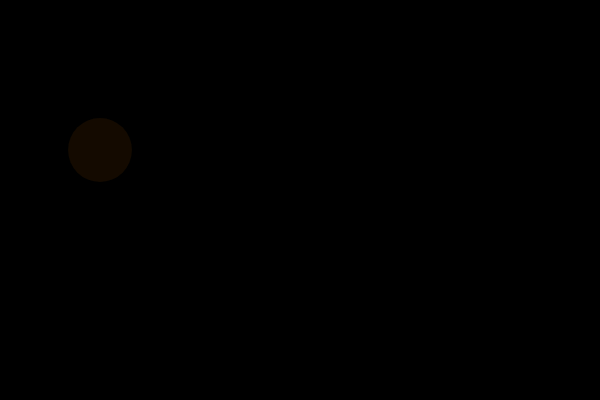
Frame 1 (no input)
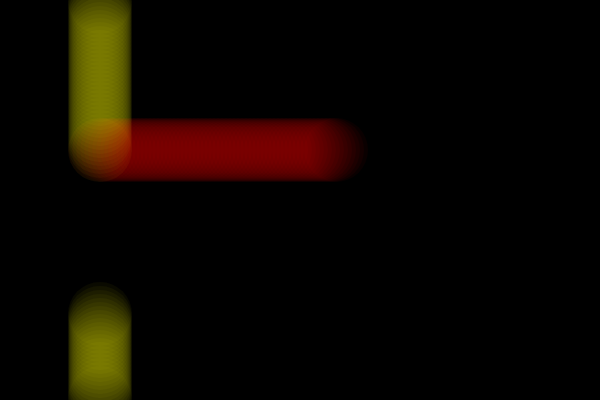
Frame 60 (no input)
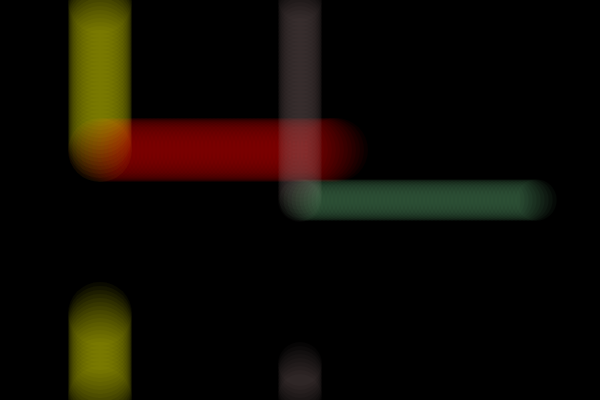
Frame 120 (the mouse pressed at the canvas centre since frame 60)

The p5.js sketch that drew these frames (run headless with seeded random() and noise() and a simulated clock; from frame 60 on, the mouse is pressed at the canvas centre):

// p5.js sketch
// ── sketch.js
// https://editor.p5js.org/jht1493/sketches/7VFns9ZeO
// circleX function color
let aCircle = {
  x: 100, y: 150, sx: 4, sy: 0,
  d: 64, c: [255,0,0,10],
};
let bCircle = {
  x: 100, y: 150, sx: 0, sy: -4,
  d: 64, c: [255,255,0,10],
};
function setup() {
  let aCanvas = createCanvas(600, 400);
  aCanvas.mousePressed(function () {
    circleMouseXY(aCircle)      // aCircle
    circleRandomSize(aCircle);
    circleRandomColor(aCircle);
    circleMouseXY(bCircle)      // bCircle
    circleRandomSize(bCircle);
    circleRandomColor(bCircle);
  })
  createButton('backg 0').mousePressed(function() {
    background(0);
  });
  createButton('jump').mousePressed(function() {
    circleJump(aCircle);         // aCircle
    circleRandomSize(aCircle);
    circleJump(bCircle);         // bCircle
    circleRandomSize(bCircle);
  });
  background(0);
  noStroke();
}
function draw() {
  circleDraw(aCircle);
  circleDraw(bCircle)
}
function circleDraw(circle1) {
  fill(circle1.c, circle1.c, circle1.c, circle1.a);
  circle(circle1.x, circle1.y, circle1.d);
  circle1.x = (circle1.x + circle1.sx + width) % width;
  circle1.y = (circle1.y + circle1.sy + height) % height;
}
function circleRandomColor(circle1) {
  circle1.c[0] = random(100,255); // Red
  circle1.c[1] = random(100,255); // Green
  circle1.c[2] = random(100,255); // Blue
}
function circleJump(circle1) {
  circle1.y = random(0,height)
  circle1.x = random(0,width)
}
function circleRandomSize(circle1) {
  circle1.d = random(20,50)
}
function circleMouseXY(circle1) {
  circle1.x = mouseX;
  circle1.y = mouseY;
}
// https://editor.p5js.org/jht1493/sketches/7VFns9ZeO
// circleX function gray

// https://editor.p5js.org/jht1493/sketches/4JqUtGU
// circleX literal functions

// https://editor.p5js.org/jht1493/sketches/0qBB2QGDI
// circleX object literal

// https://editor.p5js.org/jht1493/sketches/a60pgYiUH
// circleX random colors

// https://editor.p5js.org/jht1493/sketches/AJxU3gRhX
// myCanvas buttons random

// https://editor.p5js.org/jht1493/sketches/L55nCCMds
// variable circleX myCanvas buttons

// Move to myCanvas.mousePressed to allow buttons
// to work.
// function mousePressed() {
//   circleX = 0;
// }

// https://editor.p5js.org/jht1493/sketches/JVoQAP3aM
// variable circleX myCanvas

// Make Your Own (Make Your Own Variable)
// Code! Programming with p5.js
// The Coding Train / Daniel Shiffman
// https://thecodingtrain.com/beginners/p5js/2.2-make-your-own.html
// https://youtu.be/dRhXIIFp-ys

// Make Your Own Variable: https://editor.p5js.org/codingtrain/sketches/xPXNdPy17
// Growing Circle Exercise: https://editor.p5js.org/codingtrain/sketches/ehbMJ-otC
